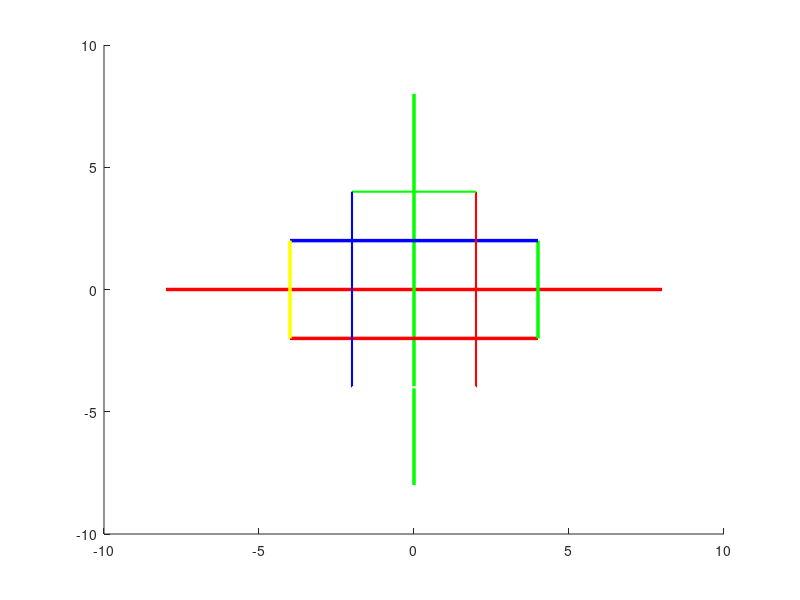

MATLAB code to generate this figure:
clear all
clc
angle_rad = deg2rad(90);

%line([xi xf],[yi yf],[zi zf],'color',[1 0 0],'linewidth',2.5);
 line([-8 8],[0 0],[0 0],'color',[1 0 0],'linewidth',2.5); %establece el eje X en rojo
 line([0 0],[-8 8],[0 0],'color',[0 1 0],'linewidth',2.5); %establece el eje Y en verde

 p1=[-4 -2];
 p2=[4 -2];
 p3=[4 2];
 p4=[-4 2];
 
 
 line([p1(1) p2(1)],[p1(2) p2(2)],[0 0],'color',[1 0 0],'linewidth',2.5);
 line([p2(1) p3(1)],[p2(2) p3(2)],[0 0],'color',[0 1 0],'linewidth',2.5);
 line([p3(1) p4(1)],[p3(2) p4(2)],[0 0],'color',[0 0 1],'linewidth',2.5);
 line([p4(1) p1(1)],[p4(2) p1(2)],[0 0],'color',[1 1 0],'linewidth',2.5);
 
angle_rad = deg2rad(90);
 
 Rz = [cos(angle_rad) -sin(angle_rad); sin(angle_rad) cos(angle_rad)];
 
 p1r = Rz*p1';
 p2r = Rz*p2';
 p3r = Rz*p3';
 p4r = Rz*p4';
 
 line([p1r(1) p2r(1)],[p1r(2) p2r(2)],[0 0],'color',[1 0 0],'linewidth',1.5);
 line([p2r(1) p3r(1)],[p2r(2) p3r(2)],[0 0],'color',[0 1 0],'linewidth',1.5);
 line([p3r(1) p4r(1)],[p3r(2) p4r(2)],[0 0],'color',[0 0 1],'linewidth',1.5);
 line([p4r(1) p1r(1)],[p4r(2) p1r(2)],[0 0],'color',[1 1 1],'linewidth',1.5);
 
 
